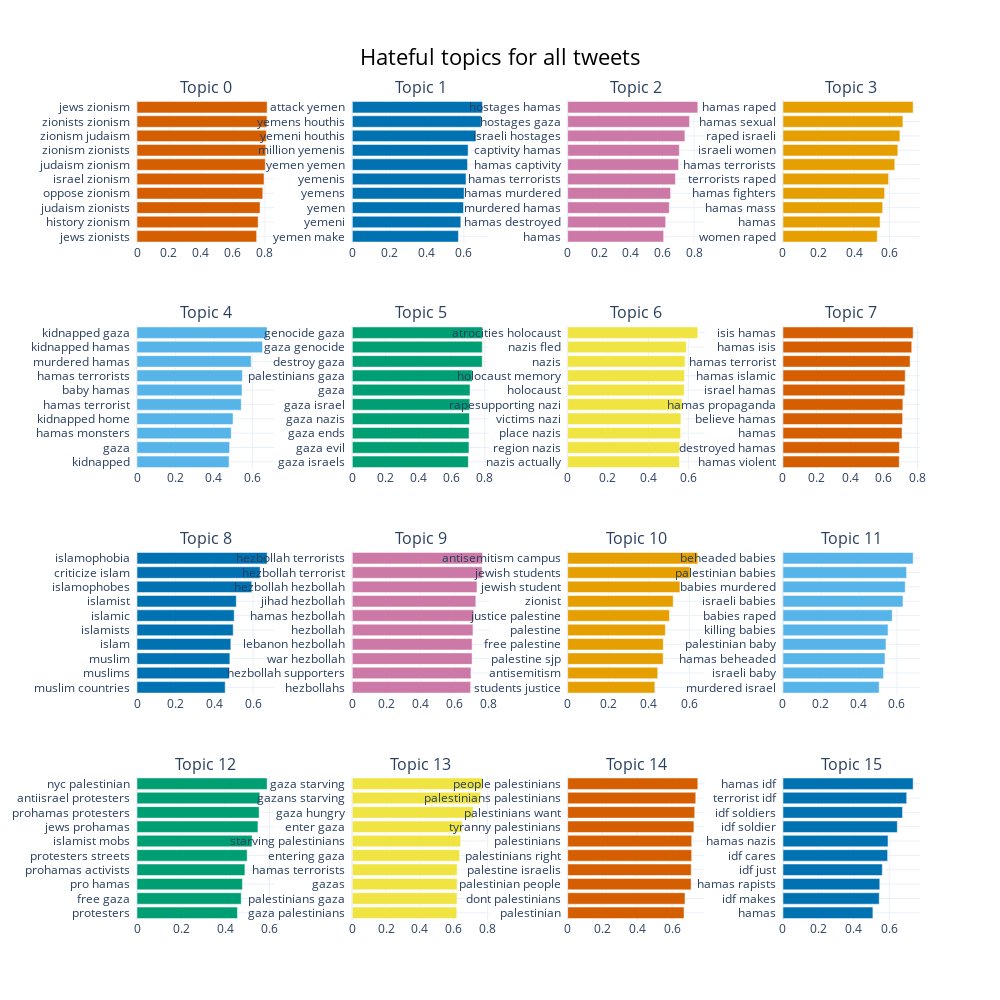

This figure's notebook cell:
### Code cell
df_hate= df[df["hate_maj"]==1]
topic_model, topics, probs = bertopic_topic_modelling(df_hate.tweets.values)
topic_model.visualize_barchart(top_n_topics = 16, n_words = 20, title = "Hateful topics for all tweets")

### Figure 1 — Plotly figure (JSON) as saved in the notebook; plotly's stock layout.template omitted (floating-point values rounded to 4 significant figures)
{"data": [{"marker": {"color": "#D55E00"}, "orientation": "h", "type": "bar", "x": [0.7481, 0.7576, 0.7694, 0.7867, 0.7944, 0.8023, 0.8055, 0.8093, 0.8127, 0.814], "xaxis": "x", "y": ["jews zionists  ", "history zionism  ", "judaism zionists  ", "oppose zionism  ", "israel zionism  ", "judaism zionism  ", "zionism zionists  ", "zionism judaism  ", "zionists zionism  ", "jews zionism  "], "yaxis": "y"}, {"marker": {"color": "#0072B2"}, "orientation": "h", "type": "bar", "x": [0.5706, 0.5835, 0.5979, 0.6012, 0.6112, 0.6195, 0.6226, 0.6648, 0.6931, 0.6999], "xaxis": "x2", "y": ["yemen make  ", "yemeni  ", "yemen  ", "yemens  ", "yemenis  ", "yemen yemen  ", "million yemenis  ", "yemeni houthis  ", "yemens houthis  ", "attack yemen  "], "yaxis": "y2"}, {"marker": {"color": "#CC79A7"}, "orientation": "h", "type": "bar", "x": [0.6071, 0.6202, 0.643, 0.6511, 0.6818, 0.7019, 0.7063, 0.7416, 0.7711, 0.8235], "xaxis": "x3", "y": ["hamas  ", "hamas destroyed  ", "murdered hamas  ", "hamas murdered  ", "hamas terrorists  ", "hamas captivity  ", "captivity hamas  ", "israeli hostages  ", "hostages gaza  ", "hostages hamas  "], "yaxis": "y3"}, {"marker": {"color": "#E69F00"}, "orientation": "h", "type": "bar", "x": [0.5309, 0.547, 0.5614, 0.5724, 0.5946, 0.6297, 0.6469, 0.6585, 0.6754, 0.7331], "xaxis": "x4", "y": ["women raped  ", "hamas  ", "hamas mass  ", "hamas fighters  ", "terrorists raped  ", "hamas terrorists  ", "israeli women  ", "raped israeli  ", "hamas sexual  ", "hamas raped  "], "yaxis": "y4"}, {"marker": {"color": "#56B4E9"}, "orientation": "h", "type": "bar", "x": [0.4793, 0.4823, 0.4906, 0.5001, 0.5429, 0.5468, 0.5487, 0.5944, 0.6537, 0.6778], "xaxis": "x5", "y": ["kidnapped  ", "gaza  ", "hamas monsters  ", "kidnapped home  ", "hamas terrorist  ", "baby hamas  ", "hamas terrorists  ", "murdered hamas  ", "kidnapped hamas  ", "kidnapped gaza  "], "yaxis": "y5"}, {"marker": {"color": "#009E73"}, "orientation": "h", "type": "bar", "x": [0.7008, 0.7046, 0.7053, 0.7075, 0.7094, 0.711, 0.7242, 0.7846, 0.785, 0.7863], "xaxis": "x6", "y": ["gaza israels  ", "gaza evil  ", "gaza ends  ", "gaza nazis  ", "gaza israel  ", "gaza  ", "palestinians gaza  ", "destroy gaza  ", "gaza genocide  ", "genocide gaza  "], "yaxis": "y6"}, {"marker": {"color": "#F0E442"}, "orientation": "h", "type": "bar", "x": [0.5545, 0.5555, 0.5601, 0.5617, 0.568, 0.5778, 0.5792, 0.5819, 0.5884, 0.6455], "xaxis": "x7", "y": ["nazis actually  ", "region nazis  ", "place nazis  ", "victims nazi  ", "rapesupporting nazi  ", "holocaust  ", "holocaust memory  ", "nazis  ", "nazis fled  ", "atrocities holocaust  "], "yaxis": "y7"}, {"marker": {"color": "#D55E00"}, "orientation": "h", "type": "bar", "x": [0.6918, 0.6928, 0.7083, 0.7119, 0.7133, 0.7249, 0.7273, 0.7563, 0.7663, 0.7745], "xaxis": "x8", "y": ["hamas violent  ", "destroyed hamas  ", "hamas  ", "believe hamas  ", "hamas propaganda  ", "israel hamas  ", "hamas islamic  ", "hamas terrorist  ", "hamas isis  ", "isis hamas  "], "yaxis": "y8"}, {"marker": {"color": "#0072B2"}, "orientation": "h", "type": "bar", "x": [0.4559, 0.4774, 0.4801, 0.485, 0.4972, 0.5024, 0.5133, 0.5931, 0.6365, 0.6728], "xaxis": "x9", "y": ["muslim countries  ", "muslims  ", "muslim  ", "islam  ", "islamists  ", "islamic  ", "islamist  ", "islamophobes  ", "criticize islam  ", "islamophobia  "], "yaxis": "y9"}, {"marker": {"color": "#CC79A7"}, "orientation": "h", "type": "bar", "x": [0.6933, 0.6952, 0.702, 0.7021, 0.7069, 0.7119, 0.7237, 0.7305, 0.7605, 0.7628], "xaxis": "x10", "y": ["hezbollahs  ", "hezbollah supporters  ", "war hezbollah  ", "lebanon hezbollah  ", "hezbollah  ", "hamas hezbollah  ", "jihad hezbollah  ", "hezbollah hezbollah  ", "hezbollah terrorist  ", "hezbollah terrorists  "], "yaxis": "y10"}, {"marker": {"color": "#E69F00"}, "orientation": "h", "type": "bar", "x": [0.4299, 0.4439, 0.4708, 0.4713, 0.4814, 0.5016, 0.5202, 0.5534, 0.603, 0.6416], "xaxis": "x11", "y": ["students justice  ", "antisemitism  ", "palestine sjp  ", "free palestine  ", "palestine  ", "justice palestine  ", "zionist  ", "jewish student  ", "jewish students  ", "antisemitism campus  "], "yaxis": "y11"}, {"marker": {"color": "#56B4E9"}, "orientation": "h", "type": "bar", "x": [0.5062, 0.5294, 0.5369, 0.5421, 0.5531, 0.5749, 0.6316, 0.6434, 0.6506, 0.6851], "xaxis": "x12", "y": ["murdered israel  ", "israeli baby  ", "hamas beheaded  ", "palestinian baby  ", "killing babies  ", "babies raped  ", "israeli babies  ", "babies murdered  ", "palestinian babies  ", "beheaded babies  "], "yaxis": "y12"}, {"marker": {"color": "#009E73"}, "orientation": "h", "type": "bar", "x": [0.4547, 0.4719, 0.4772, 0.4885, 0.4986, 0.521, 0.5475, 0.5529, 0.5561, 0.5893], "xaxis": "x13", "y": ["protesters  ", "free gaza  ", "pro hamas  ", "prohamas activists  ", "protesters streets  ", "islamist mobs  ", "jews prohamas  ", "prohamas protesters  ", "antiisrael protesters  ", "nyc palestinian  "], "yaxis": "y13"}, {"marker": {"color": "#F0E442"}, "orientation": "h", "type": "bar", "x": [0.6184, 0.6197, 0.6203, 0.6207, 0.6358, 0.6415, 0.651, 0.7155, 0.7596, 0.7708], "xaxis": "x14", "y": ["gaza palestinians  ", "palestinians gaza  ", "gazas  ", "hamas terrorists  ", "entering gaza  ", "starving palestinians  ", "enter gaza  ", "gaza hungry  ", "gazans starving  ", "gaza starving  "], "yaxis": "y14"}, {"marker": {"color": "#D55E00"}, "orientation": "h", "type": "bar", "x": [0.6692, 0.675, 0.7099, 0.7104, 0.7131, 0.7134, 0.726, 0.7308, 0.7365, 0.7485], "xaxis": "x15", "y": ["palestinian  ", "dont palestinians  ", "palestinian people  ", "palestine israelis  ", "palestinians right  ", "palestinians  ", "tyranny palestinians  ", "palestinians want  ", "palestinians palestinians  ", "people palestinians  "], "yaxis": "y15"}, {"marker": {"color": "#0072B2"}, "orientation": "h", "type": "bar", "x": [0.5077, 0.5434, 0.5467, 0.5608, 0.5909, 0.593, 0.6457, 0.675, 0.6986, 0.735], "xaxis": "x16", "y": ["hamas  ", "idf makes  ", "hamas rapists  ", "idf just  ", "idf cares  ", "hamas nazis  ", "idf soldier  ", "idf soldiers  ", "terrorist idf  ", "hamas idf  "], "yaxis": "y16"}], "layout": {"annotations": [{"font": {"size": 16}, "showarrow": false, "text": "Topic 0", "x": 0.0875, "xanchor": "center", "xref": "paper", "y": 1, "yanchor": "bottom", "yref": "paper"}, {"font": {"size": 16}, "showarrow": false, "text": "Topic 1", "x": 0.3625, "xanchor": "center", "xref": "paper", "y": 1, "yanchor": "bottom", "yref": "paper"}, {"font": {"size": 16}, "showarrow": false, "text": "Topic 2", "x": 0.6375, "xanchor": "center", "xref": "paper", "y": 1, "yanchor": "bottom", "yref": "paper"}, {"font": {"size": 16}, "showarrow": false, "text": "Topic 3", "x": 0.9125, "xanchor": "center", "xref": "paper", "y": 1, "yanchor": "bottom", "yref": "paper"}, {"font": {"size": 16}, "showarrow": false, "text": "Topic 4", "x": 0.0875, "xanchor": "center", "xref": "paper", "y": 0.725, "yanchor": "bottom", "yref": "paper"}, {"font": {"size": 16}, "showarrow": false, "text": "Topic 5", "x": 0.3625, "xanchor": "center", "xref": "paper", "y": 0.725, "yanchor": "bottom", "yref": "paper"}, {"font": {"size": 16}, "showarrow": false, "text": "Topic 6", "x": 0.6375, "xanchor": "center", "xref": "paper", "y": 0.725, "yanchor": "bottom", "yref": "paper"}, {"font": {"size": 16}, "showarrow": false, "text": "Topic 7", "x": 0.9125, "xanchor": "center", "xref": "paper", "y": 0.725, "yanchor": "bottom", "yref": "paper"}, {"font": {"size": 16}, "showarrow": false, "text": "Topic 8", "x": 0.0875, "xanchor": "center", "xref": "paper", "y": 0.45, "yanchor": "bottom", "yref": "paper"}, {"font": {"size": 16}, "showarrow": false, "text": "Topic 9", "x": 0.3625, "xanchor": "center", "xref": "paper", "y": 0.45, "yanchor": "bottom", "yref": "paper"}, {"font": {"size": 16}, "showarrow": false, "text": "Topic 10", "x": 0.6375, "xanchor": "center", "xref": "paper", "y": 0.45, "yanchor": "bottom", "yref": "paper"}, {"font": {"size": 16}, "showarrow": false, "text": "Topic 11", "x": 0.9125, "xanchor": "center", "xref": "paper", "y": 0.45, "yanchor": "bottom", "yref": "paper"}, {"font": {"size": 16}, "showarrow": false, "text": "Topic 12", "x": 0.0875, "xanchor": "center", "xref": "paper", "y": 0.175, "yanchor": "bottom", "yref": "paper"}, {"font": {"size": 16}, "showarrow": false, "text": "Topic 13", "x": 0.3625, "xanchor": "center", "xref": "paper", "y": 0.175, "yanchor": "bottom", "yref": "paper"}, {"font": {"size": 16}, "showarrow": false, "text": "Topic 14", "x": 0.6375, "xanchor": "center", "xref": "paper", "y": 0.175, "yanchor": "bottom", "yref": "paper"}, {"font": {"size": 16}, "showarrow": false, "text": "Topic 15", "x": 0.9125, "xanchor": "center", "xref": "paper", "y": 0.175, "yanchor": "bottom", "yref": "paper"}], "height": 1000, "hoverlabel": {"bgcolor": "white", "font": {"family": "Rockwell", "size": 16}}, "showlegend": false, "title": {"font": {"color": "Black", "size": 22}, "text": "Hateful topics for all tweets", "x": 0.5, "xanchor": "center", "yanchor": "top"}, "width": 1000, "xaxis": {"anchor": "y", "domain": [0, 0.175], "showgrid": true}, "xaxis10": {"anchor": "y10", "domain": [0.275, 0.45], "showgrid": true}, "xaxis11": {"anchor": "y11", "domain": [0.55, 0.725], "showgrid": true}, "xaxis12": {"anchor": "y12", "domain": [0.825, 1], "showgrid": true}, "xaxis13": {"anchor": "y13", "domain": [0, 0.175], "showgrid": true}, "xaxis14": {"anchor": "y14", "domain": [0.275, 0.45], "showgrid": true}, "xaxis15": {"anchor": "y15", "domain": [0.55, 0.725], "showgrid": true}, "xaxis16": {"anchor": "y16", "domain": [0.825, 1], "showgrid": true}, "xaxis2": {"anchor": "y2", "domain": [0.275, 0.45], "showgrid": true}, "xaxis3": {"anchor": "y3", "domain": [0.55, 0.725], "showgrid": true}, "xaxis4": {"anchor": "y4", "domain": [0.825, 1], "showgrid": true}, "xaxis5": {"anchor": "y5", "domain": [0, 0.175], "showgrid": true}, "xaxis6": {"anchor": "y6", "domain": [0.275, 0.45], "showgrid": true}, "xaxis7": {"anchor": "y7", "domain": [0.55, 0.725], "showgrid": true}, "xaxis8": {"anchor": "y8", "domain": [0.825, 1], "showgrid": true}, "xaxis9": {"anchor": "y9", "domain": [0, 0.175], "showgrid": true}, "yaxis": {"anchor": "x", "domain": [0.825, 1], "showgrid": true}, "yaxis10": {"anchor": "x10", "domain": [0.275, 0.45], "showgrid": true}, "yaxis11": {"anchor": "x11", "domain": [0.275, 0.45], "showgrid": true}, "yaxis12": {"anchor": "x12", "domain": [0.275, 0.45], "showgrid": true}, "yaxis13": {"anchor": "x13", "domain": [0, 0.175], "showgrid": true}, "yaxis14": {"anchor": "x14", "domain": [0, 0.175], "showgrid": true}, "yaxis15": {"anchor": "x15", "domain": [0, 0.175], "showgrid": true}, "yaxis16": {"anchor": "x16", "domain": [0, 0.175], "showgrid": true}, "yaxis2": {"anchor": "x2", "domain": [0.825, 1], "showgrid": true}, "yaxis3": {"anchor": "x3", "domain": [0.825, 1], "showgrid": true}, "yaxis4": {"anchor": "x4", "domain": [0.825, 1], "showgrid": true}, "yaxis5": {"anchor": "x5", "domain": [0.55, 0.725], "showgrid": true}, "yaxis6": {"anchor": "x6", "domain": [0.55, 0.725], "showgrid": true}, "yaxis7": {"anchor": "x7", "domain": [0.55, 0.725], "showgrid": true}, "yaxis8": {"anchor": "x8", "domain": [0.55, 0.725], "showgrid": true}, "yaxis9": {"anchor": "x9", "domain": [0.275, 0.45], "showgrid": true}}}
